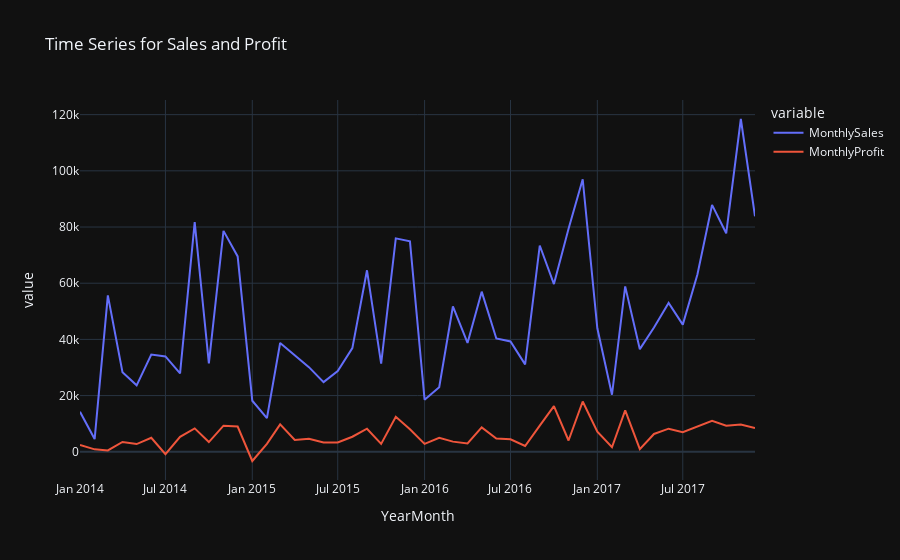

Notebook source saved alongside this figure:
### Code cell
px.line(data_frame=monthly_df, x="YearMonth", y=["MonthlySales", "MonthlyProfit"], title="Time Series for Sales and Profit")

### Figure 1 — Plotly figure (JSON) as saved in the notebook; plotly's stock layout.template omitted (floating-point values rounded to 4 significant figures)
{"data": [{"hovertemplate": "variable=MonthlySales<br>YearMonth=%{x}<br>value=%{y}<extra></extra>", "legendgroup": "MonthlySales", "line": {"color": "#636efa", "dash": "solid"}, "marker": {"symbol": "circle"}, "mode": "lines", "name": "MonthlySales", "orientation": "v", "showlegend": true, "x": ["2014-01", "2014-02", "2014-03", "2014-04", "2014-05", "2014-06", "2014-07", "2014-08", "2014-09", "2014-10", "2014-11", "2014-12", "2015-01", "2015-02", "2015-03", "2015-04", "2015-05", "2015-06", "2015-07", "2015-08", "2015-09", "2015-10", "2015-11", "2015-12", "2016-01", "2016-02", "2016-03", "2016-04", "2016-05", "2016-06", "2016-07", "2016-08", "2016-09", "2016-10", "2016-11", "2016-12", "2017-01", "2017-02", "2017-03", "2017-04", "2017-05", "2017-06", "2017-07", "2017-08", "2017-09", "2017-10", "2017-11", "2017-12"], "xaxis": "x", "y": [14240.0, 4520.0, 55690.0, 28300.0, 23650.0, 34600.0, 33950.0, 27910.0, 81780.0, 31450.0, 78630.0, 69550.0, 18170.0, 11950.0, 38730.0, 34200.0, 30130.0, 24800.0, 28770.0, 36900.0, 64600.0, 31400.0, 75970.0, 74920.0, 18540.0, 22980.0, 51720.0, 38750.0, 56990.0, 40340.0, 39260.0, 31120.0, 73410.0, 59690.0, 79410.0, 97000.0, 43970.0, 20300.0, 58870.0, 36520.0, 44260.0, 52980.0, 45260.0, 63120.0, 87870.0, 77780.0, 118400.0, 83830.0], "yaxis": "y", "type": "scatter"}, {"hovertemplate": "variable=MonthlyProfit<br>YearMonth=%{x}<br>value=%{y}<extra></extra>", "legendgroup": "MonthlyProfit", "line": {"color": "#EF553B", "dash": "solid"}, "marker": {"symbol": "circle"}, "mode": "lines", "name": "MonthlyProfit", "orientation": "v", "showlegend": true, "x": ["2014-01", "2014-02", "2014-03", "2014-04", "2014-05", "2014-06", "2014-07", "2014-08", "2014-09", "2014-10", "2014-11", "2014-12", "2015-01", "2015-02", "2015-03", "2015-04", "2015-05", "2015-06", "2015-07", "2015-08", "2015-09", "2015-10", "2015-11", "2015-12", "2016-01", "2016-02", "2016-03", "2016-04", "2016-05", "2016-06", "2016-07", "2016-08", "2016-09", "2016-10", "2016-11", "2016-12", "2017-01", "2017-02", "2017-03", "2017-04", "2017-05", "2017-06", "2017-07", "2017-08", "2017-09", "2017-10", "2017-11", "2017-12"], "xaxis": "x", "y": [2450.0, 862.3, 498.7, 3489.0, 2739.0, 4977.0, -841.5, 5318.0, 8328.0, 3448.0, 9292.0, 8984.0, -3281.0, 2814.0, 9732.0, 4188.0, 4668.0, 3336.0, 3289.0, 5356.0, 8209.0, 2817.0, 12470.0, 8017.0, 2825.0, 5005.0, 3612.0, 2978.0, 8662.0, 4750.0, 4433.0, 2062.0, 9329.0, 16240.0, 4011.0, 17890.0, 7140.0, 1614.0, 14750.0, 933.3, 6343.0, 8223.0, 6953.0, 9041.0, 10990.0, 9275.0, 9690.0, 8483.0], "yaxis": "y", "type": "scatter"}], "layout": {"xaxis": {"anchor": "y", "domain": [0.0, 1.0], "title": {"text": "YearMonth"}}, "yaxis": {"anchor": "x", "domain": [0.0, 1.0], "title": {"text": "value"}}, "legend": {"title": {"text": "variable"}, "tracegroupgap": 0}, "title": {"text": "Time Series for Sales and Profit"}}}
